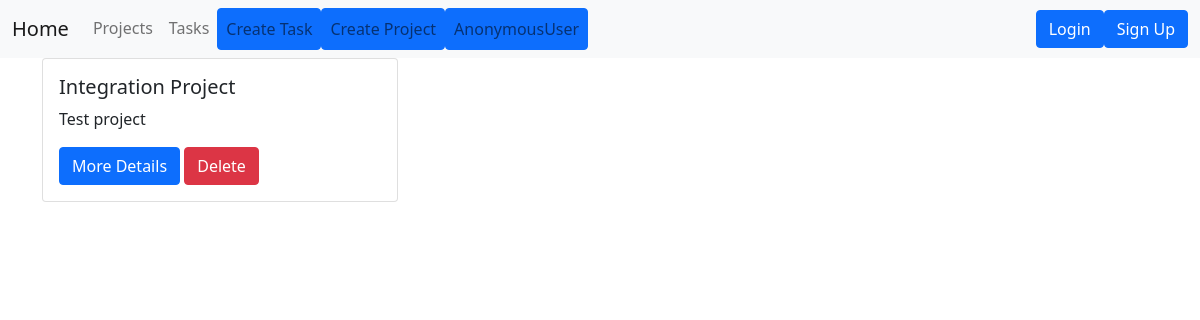
Page /projects/ on the earlier database version.
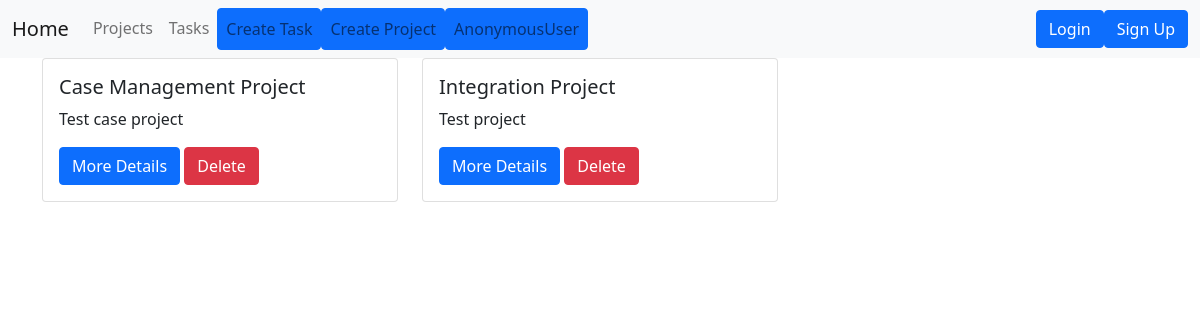
Same page on the later database version.
### projects/models.py (models this page shows, shortened)
class Project(models.Model):
    name = models.CharField(max_length=200,null=True,blank=True)
    description = models.TextField(null=True,blank=True)
    date_created = models.DateTimeField(auto_now_add=True,null=True,blank=True)
    class Meta:
       ordering = ['-date_created']

### projects/views.py (the view)
# urls.py: path('projects/', views.ProjectListView.as_view(), name = 'projects'),
class ProjectListView(ListView):
   model = Project
   template_name = 'projects/projects.html'

### projects/templates/projects/projects.html
{% extends "projects/base.html" %}
{% load static %}
{% block content %}
 <div class="container ">
    <div class="row ">
      {% for project in object_list %}
       <div class="col-md-4 " style="border-top: 200px;">
           <div class="card">
             <div class="card-body">
              <h5 class="card-title">{{ project.name }}</h5>
              <p class="card-text">{{ project.description|truncatechars:150  }}</p>
              <a href="{% url 'project-detail' project.pk %}"
                 class="btn btn-primary">
                  More Details
              </a>
               <a href="{% url 'delete-project' project.pk %}" class="btn btn-danger">Delete</a>
             </div>
          </div>
       </div>
       {% endfor %}
    </div>
 </div>
{% endblock content %}

Differences in the rows shown:
added Project: name "Case Management Project", description "Test case project"
